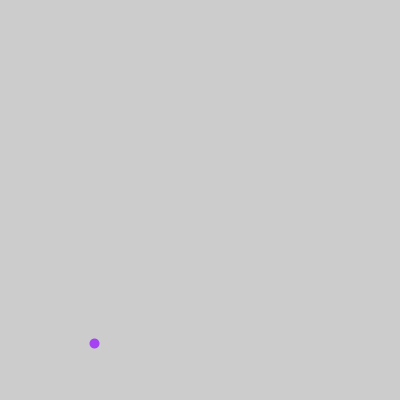
Frame 1 (no input)
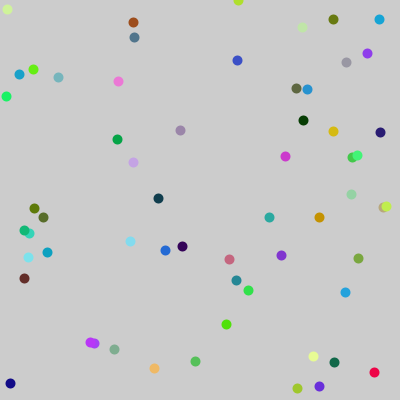
Frame 60 (the mouse pressed at the canvas centre just before this capture)
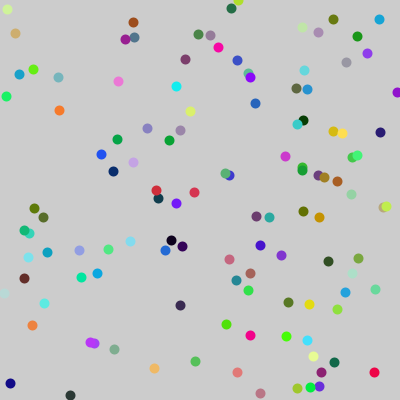
Frame 120 (the mouse held since frame 60 and released just before this capture)

The Processing sketch that drew these frames (run headless with seeded random() and noise(); from frame 60 on, the mouse is pressed at the canvas centre):

// Processing sketch: Challenge_7
// ── Challenge_7.pde
void setup()
{
  size(400,400);
  strokeWeight(10);
}

void draw()
{
 stroke(random(256),random(256),random(256));
 point(random(400),random(400));
}
